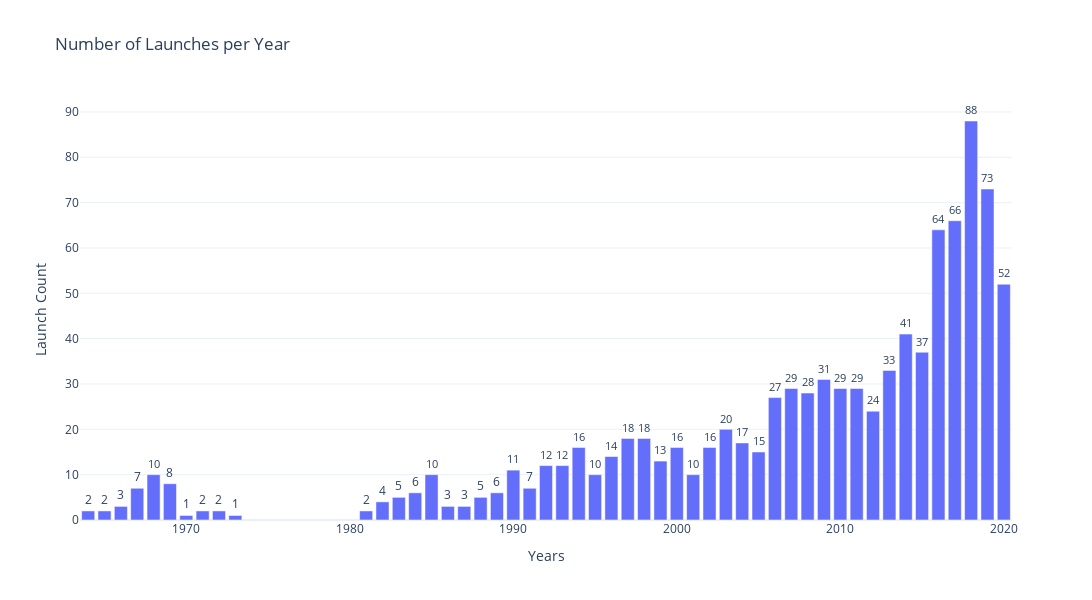

Notebook code for this chart:
### Code cell
fig = px.bar(x=launches_per_year['Year'], y=launches_per_year['Launch_Count'], title='Number of Launches per Year')
fig.update_traces(texttemplate='%{y}',textposition='outside')
fig.update_xaxes(title_text='Years')
fig.update_yaxes(title_text='Launch Count')
fig.update_layout(
    height=600,
    width=1100,
    template='plotly_white'
)
fig.show()

### Figure 1 — Plotly figure (JSON) as saved in the notebook; plotly's stock layout.template omitted (floating-point values rounded to 4 significant figures)
{"data": [{"hovertemplate": "x=%{x}<br>y=%{y}<extra></extra>", "legendgroup": "", "marker": {"color": "#636efa", "pattern": {"shape": ""}}, "name": "", "orientation": "v", "showlegend": false, "textposition": "outside", "texttemplate": "%{y}", "type": "bar", "x": [1964, 1965, 1966, 1967, 1968, 1969, 1970, 1971, 1972, 1973, 1981, 1982, 1983, 1984, 1985, 1986, 1987, 1988, 1989, 1990, 1991, 1992, 1993, 1994, 1995, 1996, 1997, 1998, 1999, 2000, 2001, 2002, 2003, 2004, 2005, 2006, 2007, 2008, 2009, 2010, 2011, 2012, 2013, 2014, 2015, 2016, 2017, 2018, 2019, 2020], "xaxis": "x", "y": [2, 2, 3, 7, 10, 8, 1, 2, 2, 1, 2, 4, 5, 6, 10, 3, 3, 5, 6, 11, 7, 12, 12, 16, 10, 14, 18, 18, 13, 16, 10, 16, 20, 17, 15, 27, 29, 28, 31, 29, 29, 24, 33, 41, 37, 64, 66, 88, 73, 52], "yaxis": "y"}], "layout": {"barmode": "relative", "height": 600, "legend": {"tracegroupgap": 0}, "title": {"text": "Number of Launches per Year"}, "width": 1100, "xaxis": {"anchor": "y", "autorange": true, "domain": [0, 1], "range": [1964.0, 2020.0], "title": {"text": "Years"}, "type": "linear"}, "yaxis": {"anchor": "x", "autorange": true, "domain": [0, 1], "range": [0, 92.63], "title": {"text": "Launch Count"}, "type": "linear"}}}
